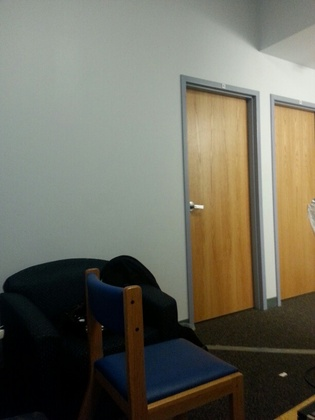
%> input picture FinalProject/test2_1.jpg, 315 x 420 px, shrunk from 612 x 816 before the run
$ octave demo_room14.m   (GNU Octave 9; MATLAB toolbox functions it lacks are replaced by stand-ins)
%> lines starting %> are read from the running program, lines starting %| are printed output that depends on the picture
i1 = imread('test2_1.jpg');
%> i1 is the input picture: size 420x315x3 uint8; mean R, G, B 110.6, 108.7, 95
i2 = imread('test2_2.jpg');
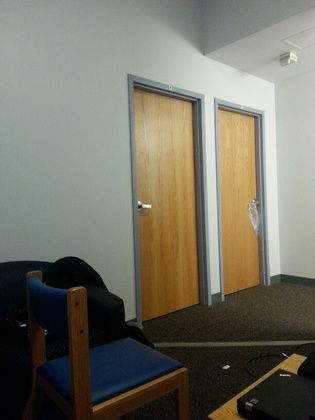
%> input picture FinalProject/test2_2.jpg, 315 x 420 px, shrunk from 612 x 816 before the run
%> i2 is the input picture: size 420x315x3 uint8; mean R, G, B 115.9, 114.2, 100.7
i3 = imread('test2_3.jpg');
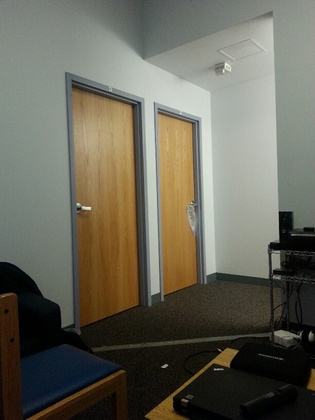
%> input picture FinalProject/test2_3.jpg, 315 x 420 px, shrunk from 612 x 816 before the run
%> i3 is the input picture: size 420x315x3 uint8; mean R, G, B 104, 101.7, 88.8
i4 = imread('test2_4.jpg');
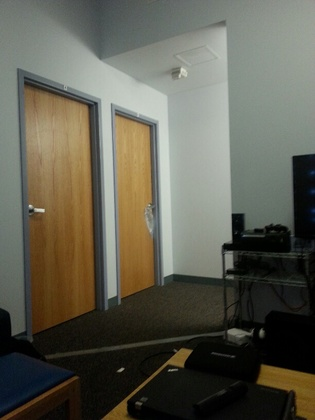
%> input picture FinalProject/test2_4.jpg, 315 x 420 px, shrunk from 612 x 816 before the run
%> i4 is the input picture: size 420x315x3 uint8; mean R, G, B 95.3, 93.8, 81
i5 = imread('test2_5.jpg');
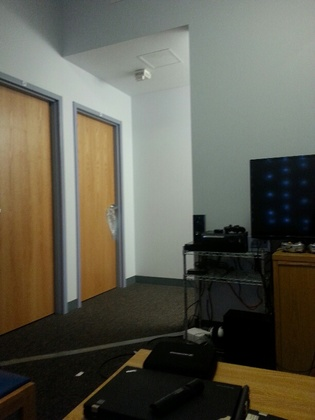
%> input picture FinalProject/test2_5.jpg, 315 x 420 px, shrunk from 612 x 816 before the run
%> i5 is the input picture: size 420x315x3 uint8; mean R, G, B 94.8, 93.3, 80.5
i6 = imread('test2_6.jpg');
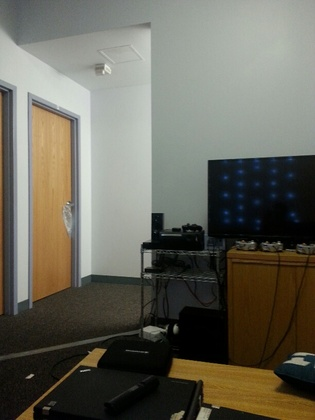
%> input picture FinalProject/test2_6.jpg, 315 x 420 px, shrunk from 612 x 816 before the run
%> i6 is the input picture: size 420x315x3 uint8; mean R, G, B 103.6, 101.7, 90.2
%> (the run ends here)
